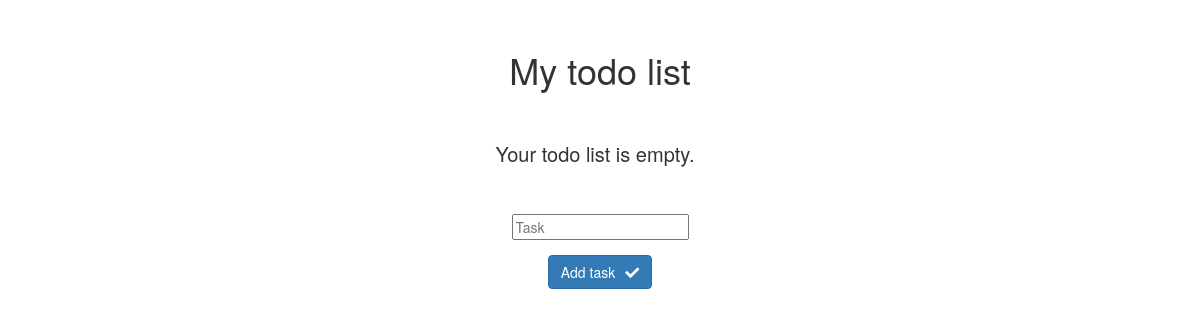
Before: / with the older database file.
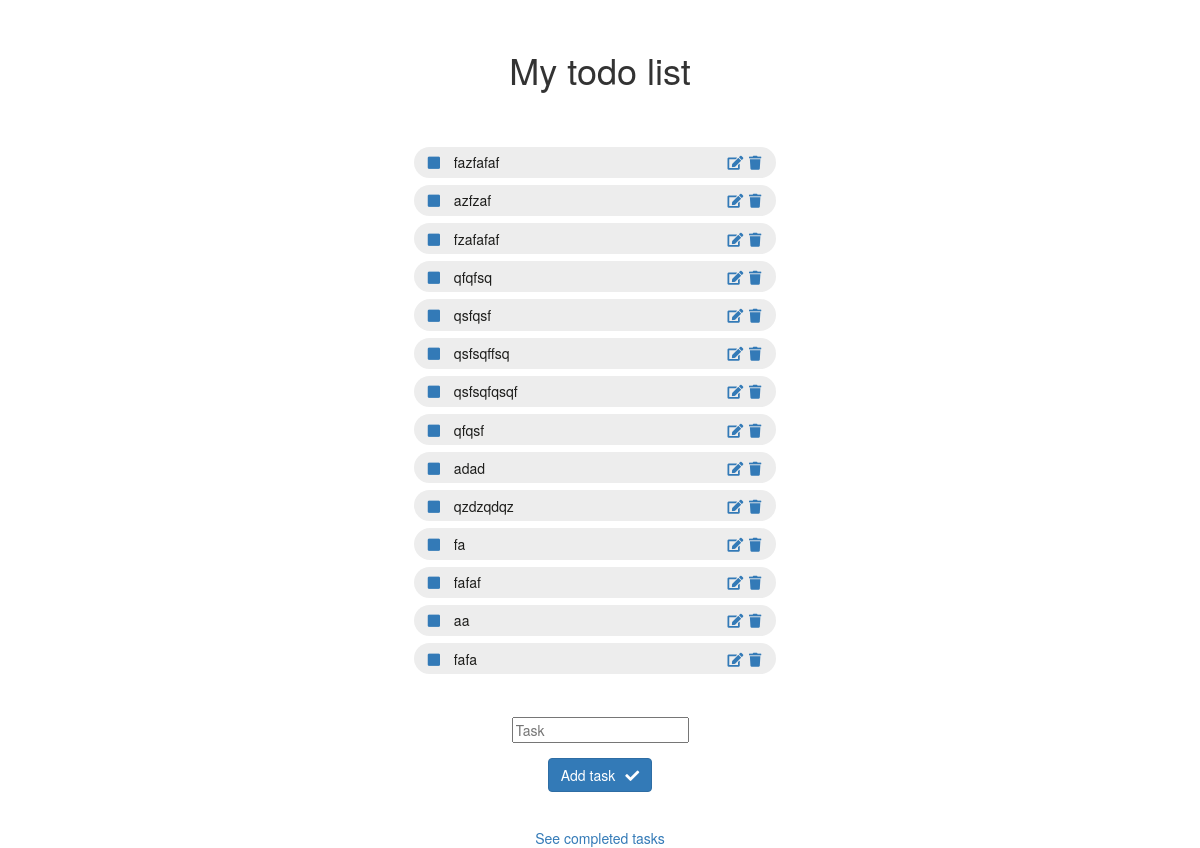
After: the same page with the newer database file.
### main.py (models this page shows)
class Todo(db.Model):
    id = db.Column(db.Integer, primary_key=True)
    task = db.Column(db.String(120), unique=True, nullable=False)
    date_completed = db.Column(db.String(120), nullable=True)

### main.py (the view, shortened to what this page needs)
@app.route("/", methods=['POST', 'GET'])
def home():
    form = AddTodoForm()
    todos = Todo.query.all()
    completed_count = sum(1 for todo in todos if todo.date_completed is not None)
    is_empty = (completed_count == len(todos))
    completed = any(todo.date_completed for todo in todos)
    return render_template('index.html', form=form, todos=todos, completed=completed, is_empty=is_empty)

### forms.py
class AddTodoForm(FlaskForm):
    task = StringField(validators=[validators.input_required()], render_kw={'autofocus': True})

### templates/index.html (shortened to what this page needs)
{% extends "bootstrap/base.html" %}
{% import "bootstrap/wtf.html" as wtf %}
{% block styles %}
{{super()}}
<link rel="stylesheet" href="{{url_for('.static', filename='css/styles.css')}}">
<link rel='stylesheet' href="{{ url_for('static', filename='css/all.css')}}">
{% endblock %}
{% block content %}
<div class="test">
    <div class="todolist-global">
        <h1>My todo list</h1>
        <ul class="todolist">
            {% if is_empty  %}
            <p>Your todo list is empty.</p>
            {% endif %}
            {% for todo in todos%}
            {% if not todo.date_completed  %}
            <li class="todo-task">
                <div>
                    <div class="check-task">
                        <a class="fas fa-square" href="{{ url_for('complete', task_id=todo.id)}}"></a>
                    </div>
                    {{ todo.task }}
                </div>
                <div >
                    <a class="fas fa-edit task-icon" href="{{ url_for('edit', task_id=todo.id)}}"></a>
                    <a class="fas fa-trash task-icon" href="{{ url_for('delete', task_id=todo.id)}}"></a>
                </div>
            </li>
            {% endif %}
            {% endfor %}
        </ul>
    </div>
    <div class="form">
        <form class="form form-horizontal custom-form" method="post" role="form">
            {{ wtf.form_field(form.task, class="form-style-"+form.task.name, placeholder="Task") }}
            <button type="submit" class="btn btn-primary">Add task<i class="fas fa-check submit-icom"></i></button>
        </form>
    </div>
    {% if completed %}
    <a href="{{ url_for('get_completed_tasks')}}">See completed tasks</a>
    {% endif %}
</div>
{% endblock %}

Changed rows visible on the page:
added Todo: task "fazfafaf"
added Todo: task "azfzaf"
added Todo: task "fzafafaf"
added Todo: task "qfqfsq"
added Todo: task "qsfqsf"
added Todo: task "qsfsqffsq"
added Todo: task "qsfsqfqsqf"
added Todo: task "qfqsf"
added Todo: task "adad"
added Todo: task "qzdzqdqz"
added Todo: task "fa"
added Todo: task "fafaf"
added Todo: task "aa"
added Todo: task "fafa"
Other visible differences:
text no longer shown: "Your todo list is empty."
text now shown: "See completed tasks"
